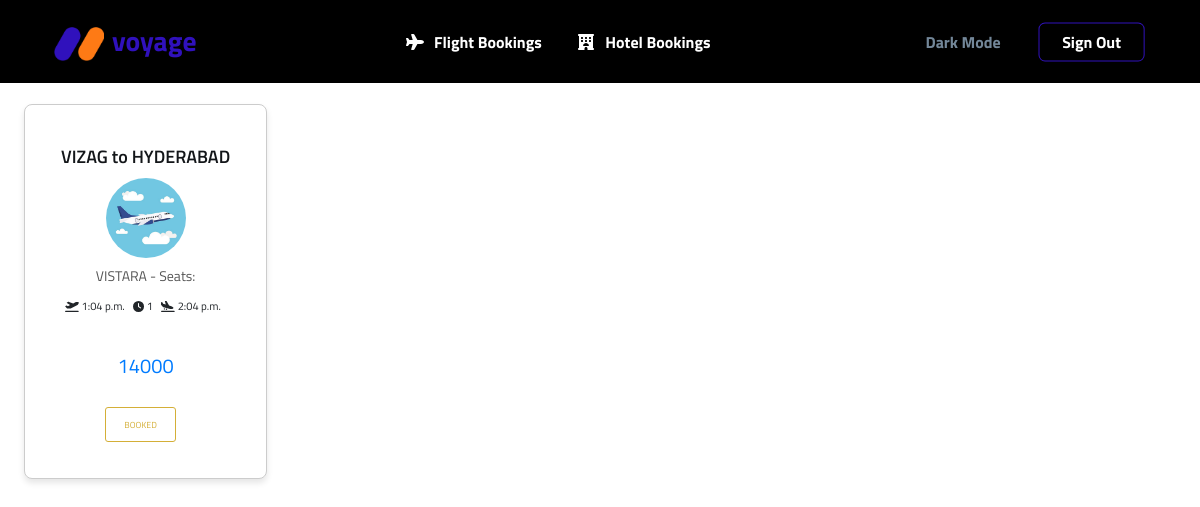
The app's page /bookedflights/ (signed in) with its own data.
### home/models.py (models this page shows, shortened)
class BookFlight(models.Model):
    username_id = models.EmailField(max_length=500)
    flight_num = models.CharField(max_length=10)
    date = models.DateField()
    seat = models.IntegerField(default=1)
    source = models.CharField(max_length=200)
    destination = models.CharField(max_length=200)
    flight_name = models.CharField(max_length=200)
    eprice = models.IntegerField(null=True)
    dept_time = models.TimeField(auto_now=False, auto_now_add=False)
    dest_time = models.TimeField(auto_now=False, auto_now_add=False)
    journey_time = models.IntegerField(null=True)
    company = models.CharField(max_length=15, default=" ")
    lat = models.FloatField(null=True)
    lon = models.FloatField(null=True)

### home/views.py (the view)
# urls.py: path("bookedflights/", views.Bookedflights, name="bookedflights"),
@login_required
def Bookedflights(request):
    user = request.user
    flights = BookFlight.objects.all().filter(username_id=user)
    response = {"Flights": flights, "Page": "Booked Flights"}
    return render(request, "home/flights.html", response)

### templates/home/flights.html (shortened to what this page needs)
{% extends 'base.html' %}
{% load static %}
{% block css %}
<link href="{% static 'assets/css/flights.css' %}" rel="stylesheet" />
{% endblock %}
{% block content %}
<section class="mt-7 py-0">
  <main>
    <div class="fcontainer card-container">
      <section class="rooms-section">
        <div class="frow center-lg">
          {% for flight in Flights %}
          <div class="rooms fcol fcol-4 card">
            <div class="card-body">
              <div class="card-graphic">
                <img src="{% static 'assets\img\cc33e6304b84c490b8c5192fdbb6e29d.jpg' %}">
              </div>
              <h3 class="flight-info">
                {{ flight.flight_name }} - Seats: {{ flight.seats }}
              </h3>
              <h3 class="room-title">{{ flight.source }} to {{ flight.destination }}</h3>
              <div class="details-fcontainer">
                <p class="list-text">
                  <i class="fas fa-plane-departure"></i>  {{ flight.dept_time }}
                </p>
                <p class="list-text">
                  <i class="fas fa-clock"></i>  {{ flight.journey_time }}
                </p>
                <p class="list-text">
                  <i class="fas fa-plane-arrival"></i> {{ flight.dest_time }}
                </p>
              </div>
              <p class="amount-text">{{ flight.eprice }}</p>
              <div class="buttons-fcontainer">
                <form action="{% url 'app:bookflight' %}" method="post">
                  {% if Page == 'Flights' %}
                  <button class="fbtn fbtn-ghost">Book Now</button>
                  {% else %}
                  <button class="fbtn fbtn-ghost" disabled>Booked</button>
                  {% endif %}
                </form>
              </div>
            </div>
          </div>
          {% endfor %}
        </div>
      </section>
    </div>
  </main>
</section>
{% endblock %}

### static/assets/css/flights.css (style rules this page uses)
.fcontainer { max-width: 1230px; margin: 0 auto; padding: 1.5rem; }
.frow { display: flex; flex-wrap: wrap; }
.center-lg { justify-content: center; }
.list-text { display: inline-block; font-size: 69%; }
.fbtn { border-radius: 3px; border: 1px solid #D4AF37; text-transform: uppercase; font-size: 55%; padding: 10px 18px; font-weight: 400; text-decoration: none; transition: all 0.3s; margin-right: 10px; }
.fbtn-ghost { color: #D4AF37; background-color: #fff; }
.rooms-section { padding: 0 0 40px; }
.room-title { font-size: 90%; font-weight: 600; margin: 15px 0 12px; }
.details-fcontainer { display: inline-block; }
.details-fcontainer p { margin-right: 5px; }
.amount-text { font-size: 85%; margin-top: 15px; font-weight: 500; }
.buttons-fcontainer { margin-top: 20px; }
.card-body { display: flex; flex-direction: column; align-items: center; text-align: center; }
.room-title { font-size: 90%; font-weight: 600; margin: 1px 0 12px; order: -1; }

### templates/base.html (style rules this page uses)
:root { --text-color-light: #2D033B; --bg-color-light: #DFCCFB; --text-color-dark: #DFCCFB; --bg-color-dark: #440065; }
body { color: var(--text-color-light) !important; background-color: #fff; }

### templates/home/flights.html (style rules this page uses)
.card-container { display: flex; overflow-x: auto; }
.card { flex: 0 0 auto; margin-right: 20px; padding: 20px; border: 1px solid #ccc; border-radius: 8px; box-shadow: 0 4px 6px rgba(0, 0, 0, 0.1); background-color: #fff; transition: transform 0.3s ease-in-out; }
.card-body { display: flex; align-items: center; flex-direction: column; text-align: center; }
.card-graphic { flex: 0 0 auto; margin-bottom: 10px; width: 80px; height: 80px; border-radius: 50%; overflow: hidden; }
.card-graphic img { width: 100%; height: 100%; object-fit: cover; }
.flight-info { font-size: 14px; font-weight: 500; color: #555; }
.room-title { margin: 5px 0 10px; font-size: 18px; }
.details-fcontainer { margin-bottom: 10px; }
.amount-text { margin-top: 10px; font-size: 20px; color: #007bff; }
.buttons-fcontainer { margin-top: 10px; }

### records on screen
BookFlight: flight_name "VISTARA", source "VIZAG", destination "HYDERABAD", dept_time "1:04 p.m.", journey_time "1", dest_time "2:04 p.m.", eprice "14000"
